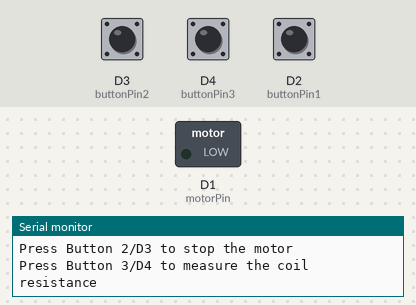
Bench run of a sketch on a simulated ESP8266 (NodeMCU). Parts: switched loads named in the sketch (green lamp = pin HIGH), the last lines printed to the serial monitor. The inputs (shaded band) are chosen by the test bench; at power-on: D2 (buttonPin1) HIGH, D3 (buttonPin2) HIGH, D4 (buttonPin3) HIGH.

Above: at 1.2 s.
1.3 s: D2 (buttonPin1) pulled LOW for 0.15 s
At 1.9 s:
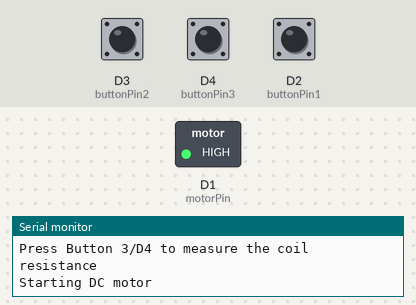
2.9 s: D3 (buttonPin2) pulled LOW for 0.15 s
At 4.3 s:
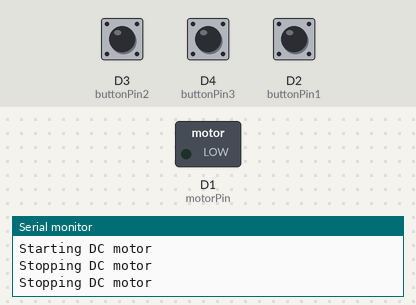
6.1 s: D2 (buttonPin1) pulled LOW for 1 s
At 6.8 s:
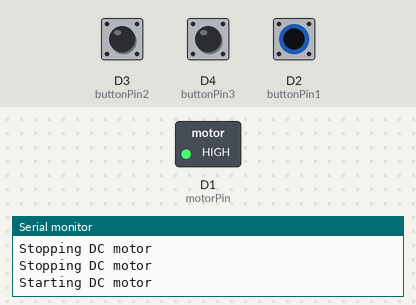
8.6 s: D3 (buttonPin2) pulled LOW for 1 s
At 9.9 s:
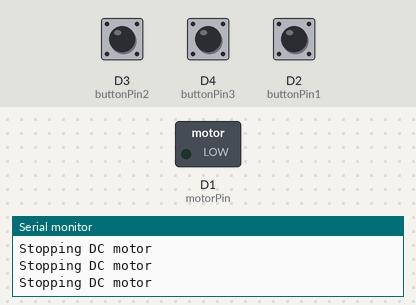
Timing chart, 0 to 11.6 s (numbered marks = the images above; inputs shaded):
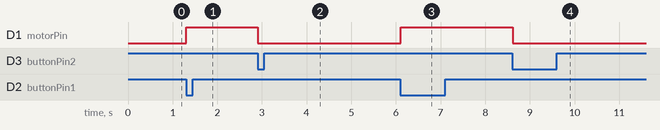

Measured:
- after the input at 1.3 s, D1 (motorPin): LOW → HIGH at once
- after the input at 2.9 s, D1 (motorPin): HIGH → LOW at once
- after the input at 6.1 s, D1 (motorPin): LOW → HIGH at once
- after the input at 8.6 s, D1 (motorPin): HIGH → LOW at once

The sketch:

MeasureDCMotorCoilResistance.ino
```cpp
#include <Arduino.h>

const int buttonPin1 = D2; // button 1 input pin
const int buttonPin2 = D3; // button 2 input pin
const int buttonPin3 = D4; // button 3 input pin
const int motorPin = D1;   // GPIO pin driving the motor
const int analogPin = A0;  // analog pin for measuring resistance

void setup() {
  // initialize serial communication and the button and motor pins
  Serial.begin(115200);
  pinMode(buttonPin1, INPUT_PULLUP);
  pinMode(buttonPin2, INPUT_PULLUP);
  pinMode(buttonPin3, INPUT_PULLUP);
  pinMode(motorPin, OUTPUT);
  Serial.println("To measure the coil resistance of a DC motor");
  Serial.println("Press Button 1/D2 to start the motor");
  Serial.println("Press Button 2/D3 to stop the motor");
  Serial.println("Press Button 3/D4 to measure the coil resistance");
}

void loop() {
  // check if button 1 is pressed
  if (digitalRead(buttonPin1) == LOW) {
    // start the motor and wait for it to reach full speed
    digitalWrite(motorPin, HIGH);
    Serial.println("Starting DC motor");
    delay(1000);
  }

  // check if button 2 is pressed
  if (digitalRead(buttonPin2) == LOW) {
    // stop the motor
    digitalWrite(motorPin, LOW);
    Serial.println("Stopping DC motor");
  }

  // check if button 3 is pressed
  if (digitalRead(buttonPin3) == LOW) {
    // read the resistance of the motor
    int resistance = analogRead(analogPin);

    // convert the resistance to ohms and print it out
    float ohms = (float)resistance * (5.0 / 1023.0);
    Serial.print("Coil resistance: ");
    Serial.print(ohms);
    Serial.println(" Ohms");
  }

  // wait for a bit before checking the buttons again
  delay(100);
}

// TODO: include button debouncing
```
